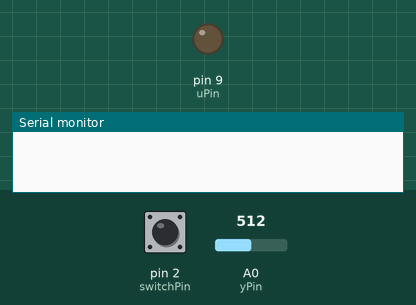
This sketch was run on a simulated Arduino Uno, built with avr-gcc and run on an emulated ATmega328P. Shown: output pins drawn as LEDs (lit = HIGH), the last lines printed to the serial monitor. The inputs (shaded band) are chosen by the test bench; at power-on: pin 2 (switchPin) HIGH, A0 (yPin) = 512.

Above: at 1.2 s.
1.3 s: pin 2 (switchPin) pulled LOW for 0.15 s
At 1.9 s:
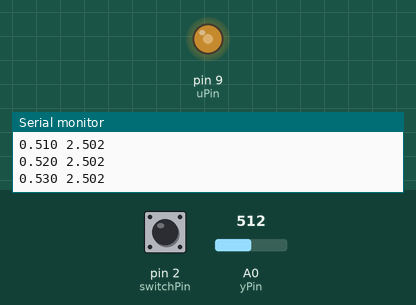
Timing chart, 0 to 4.3 s (numbered marks = the images above; inputs shaded):
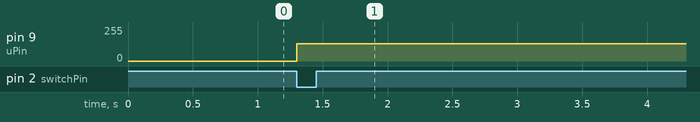

The sketch:

sketch_apr14a.ino
```cpp
/*
  Open-loop step response of a 2nd-order low-pass filter (LMC6484).
  Applies a 2.5V step input and logs output to serial monitor.

  Circuit:
  * LMC6484 Vin -> Pin 9 (PWM)
  * LMC6484 Vout -> A0 (Analog Read)
  * Switch between Pin 2 and GND
*/

// Pin Settings
const int yPin = A0;      // Analog read pin (filter output)
const int uPin = 9;       // PWM output (filter input)
const int switchPin = 2;  // Switch trigger (pull-up)
boolean switchVal = HIGH; // Initial switch state

// Parameters
int time = 0;             // Time counter
const float uin = 2.5;    // 2.5V step input
const int sampleTime = 10; // Sample interval (ms) -> 100Hz

void setup() {
  pinMode(switchPin, INPUT_PULLUP); // Enable internal pull-up
  Serial.begin(115200);             // Faster baud rate for 100Hz sampling
}

void loop() {
  // Wait for switch press (LOW when pressed)
  while (switchVal == HIGH) {
    analogWrite(uPin, 0);  // Start with 0V output
    switchVal = digitalRead(switchPin);
  }

  // Apply 2.5V step (50% duty cycle for 8-bit PWM)
  analogWrite(uPin, 128);  // 128/255 ≈ 2.5V

  // Read and log output
  int sensorVal = analogRead(yPin);
  float y = sensorVal * (5.0 / 1023.0); // Convert to volts

  // Print time (s) and voltage
  Serial.print(time * sampleTime / 1000.0, 3); // Convert ms to seconds
  Serial.print(" ");
  Serial.println(y, 3); // 3 decimal places

  // Increment time and delay
  time++;
  delay(sampleTime);
}
```

Measured:
- after the input at 1.3 s, pin 9 (uPin): 0/255 → 128/255 at once
